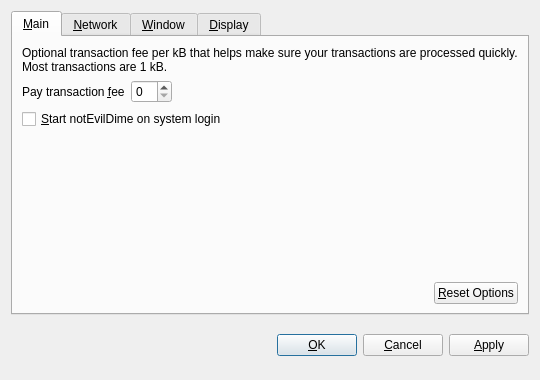
<?xml version="1.0" encoding="UTF-8"?>
<ui version="4.0">
 <class>OptionsDialog</class>
 <widget class="QDialog" name="OptionsDialog">
  <property name="geometry">
   <rect>
    <x>0</x>
    <y>0</y>
    <width>540</width>
    <height>380</height>
   </rect>
  </property>
  <property name="windowTitle">
   <string>Options</string>
  </property>
  <property name="modal">
   <bool>true</bool>
  </property>
  <layout class="QVBoxLayout" name="verticalLayout">
   <item>
    <widget class="QTabWidget" name="tabWidget">
     <property name="tabPosition">
      <enum>QTabWidget::North</enum>
     </property>
     <property name="currentIndex">
      <number>0</number>
     </property>
     <widget class="QWidget" name="tabMain">
      <attribute name="title">
       <string>&amp;Main</string>
      </attribute>
      <layout class="QVBoxLayout" name="verticalLayout_Main">
       <item>
        <widget class="QLabel" name="transactionFeeInfoLabel">
         <property name="text">
          <string>Optional transaction fee per kB that helps make sure your transactions are processed quickly. Most transactions are 1 kB.</string>
         </property>
         <property name="textFormat">
          <enum>Qt::PlainText</enum>
         </property>
         <property name="wordWrap">
          <bool>true</bool>
         </property>
        </widget>
       </item>
       <item>
        <layout class="QHBoxLayout" name="horizontalLayout_1_Main">
         <item>
          <widget class="QLabel" name="transactionFeeLabel">
           <property name="text">
            <string>Pay transaction &amp;fee</string>
           </property>
           <property name="textFormat">
            <enum>Qt::PlainText</enum>
           </property>
           <property name="buddy">
            <cstring>transactionFee</cstring>
           </property>
          </widget>
         </item>
         <item>
          <widget class="BitcoinAmountField" name="transactionFee"/>
         </item>
         <item>
          <spacer name="horizontalSpacer_1_Main">
           <property name="orientation">
            <enum>Qt::Horizontal</enum>
           </property>
           <property name="sizeHint" stdset="0">
            <size>
             <width>40</width>
             <height>20</height>
            </size>
           </property>
          </spacer>
         </item>
        </layout>
       </item>
       <item>
        <widget class="QCheckBox" name="bitcoinAtStartup">
         <property name="toolTip">
          <string>Automatically start notEvilDime after logging in to the system.</string>
         </property>
         <property name="text">
          <string>&amp;Start notEvilDime on system login</string>
         </property>
        </widget>
       </item>
       <item>
        <spacer name="verticalSpacer_Main">
         <property name="orientation">
          <enum>Qt::Vertical</enum>
         </property>
         <property name="sizeHint" stdset="0">
          <size>
           <width>20</width>
           <height>40</height>
          </size>
         </property>
        </spacer>
       </item>
       <item>
        <layout class="QHBoxLayout" name="horizontalLayout_2_Main">
         <item>
          <spacer name="horizontalSpacer_2_Main">
           <property name="orientation">
            <enum>Qt::Horizontal</enum>
           </property>
           <property name="sizeHint" stdset="0">
            <size>
             <width>40</width>
             <height>20</height>
            </size>
           </property>
          </spacer>
         </item>
         <item>
          <widget class="QPushButton" name="resetButton">
           <property name="toolTip">
            <string>Reset all client options to default.</string>
           </property>
           <property name="text">
            <string>&amp;Reset Options</string>
           </property>
           <property name="autoDefault">
            <bool>false</bool>
           </property>
          </widget>
         </item>
        </layout>
       </item>
      </layout>
     </widget>
     <widget class="QWidget" name="tabNetwork">
      <attribute name="title">
       <string>&amp;Network</string>
      </attribute>
      <layout class="QVBoxLayout" name="verticalLayout_Network">
       <item>
        <widget class="QCheckBox" name="mapPortUpnp">
         <property name="toolTip">
          <string>Automatically open the notEvilDime client port on the router. This only works when your router supports UPnP and it is enabled.</string>
         </property>
         <property name="text">
          <string>Map port using &amp;UPnP</string>
         </property>
        </widget>
       </item>
       <item>
        <widget class="QCheckBox" name="connectSocks">
         <property name="toolTip">
          <string>Connect to the notEvilDime network through a SOCKS proxy (e.g. when connecting through Tor).</string>
         </property>
         <property name="text">
          <string>&amp;Connect through SOCKS proxy:</string>
         </property>
        </widget>
       </item>
       <item>
        <layout class="QHBoxLayout" name="horizontalLayout_Network">
         <item>
          <widget class="QLabel" name="proxyIpLabel">
           <property name="text">
            <string>Proxy &amp;IP:</string>
           </property>
           <property name="textFormat">
            <enum>Qt::PlainText</enum>
           </property>
           <property name="buddy">
            <cstring>proxyIp</cstring>
           </property>
          </widget>
         </item>
         <item>
          <widget class="QValidatedLineEdit" name="proxyIp">
           <property name="maximumSize">
            <size>
             <width>140</width>
             <height>16777215</height>
            </size>
           </property>
           <property name="toolTip">
            <string>IP address of the proxy (e.g. 127.0.0.1)</string>
           </property>
          </widget>
         </item>
         <item>
          <widget class="QLabel" name="proxyPortLabel">
           <property name="text">
            <string>&amp;Port:</string>
           </property>
           <property name="textFormat">
            <enum>Qt::PlainText</enum>
           </property>
           <property name="buddy">
            <cstring>proxyPort</cstring>
           </property>
          </widget>
         </item>
         <item>
          <widget class="QLineEdit" name="proxyPort">
           <property name="maximumSize">
            <size>
             <width>55</width>
             <height>16777215</height>
            </size>
           </property>
           <property name="toolTip">
            <string>Port of the proxy (e.g. 9050)</string>
           </property>
          </widget>
         </item>
         <item>
          <widget class="QLabel" name="socksVersionLabel">
           <property name="text">
            <string>SOCKS &amp;Version:</string>
           </property>
           <property name="textFormat">
            <enum>Qt::PlainText</enum>
           </property>
           <property name="buddy">
            <cstring>socksVersion</cstring>
           </property>
          </widget>
         </item>
         <item>
          <widget class="QValueComboBox" name="socksVersion">
           <property name="toolTip">
            <string>SOCKS version of the proxy (e.g. 5)</string>
           </property>
          </widget>
         </item>
         <item>
          <spacer name="horizontalSpacer_Network">
           <property name="orientation">
            <enum>Qt::Horizontal</enum>
           </property>
           <property name="sizeHint" stdset="0">
            <size>
             <width>40</width>
             <height>20</height>
            </size>
           </property>
          </spacer>
         </item>
        </layout>
       </item>
       <item>
        <spacer name="verticalSpacer_Network">
         <property name="orientation">
          <enum>Qt::Vertical</enum>
         </property>
         <property name="sizeHint" stdset="0">
          <size>
           <width>20</width>
           <height>40</height>
          </size>
         </property>
        </spacer>
       </item>
      </layout>
     </widget>
     <widget class="QWidget" name="tabWindow">
      <attribute name="title">
       <string>&amp;Window</string>
      </attribute>
      <layout class="QVBoxLayout" name="verticalLayout_Window">
       <item>
        <widget class="QCheckBox" name="minimizeToTray">
         <property name="toolTip">
          <string>Show only a tray icon after minimizing the window.</string>
         </property>
         <property name="text">
          <string>&amp;Minimize to the tray instead of the taskbar</string>
         </property>
        </widget>
       </item>
       <item>
        <widget class="QCheckBox" name="minimizeOnClose">
         <property name="toolTip">
          <string>Minimize instead of exit the application when the window is closed. When this option is enabled, the application will be closed only after selecting Quit in the menu.</string>
         </property>
         <property name="text">
          <string>M&amp;inimize on close</string>
         </property>
        </widget>
       </item>
       <item>
        <spacer name="verticalSpacer_Window">
         <property name="orientation">
          <enum>Qt::Vertical</enum>
         </property>
         <property name="sizeHint" stdset="0">
          <size>
           <width>20</width>
           <height>40</height>
          </size>
         </property>
        </spacer>
       </item>
      </layout>
     </widget>
     <widget class="QWidget" name="tabDisplay">
      <attribute name="title">
       <string>&amp;Display</string>
      </attribute>
      <layout class="QVBoxLayout" name="verticalLayout_Display">
       <item>
        <layout class="QHBoxLayout" name="horizontalLayout_1_Display">
         <item>
          <widget class="QLabel" name="langLabel">
           <property name="text">
            <string>User Interface &amp;language:</string>
           </property>
           <property name="textFormat">
            <enum>Qt::PlainText</enum>
           </property>
           <property name="buddy">
            <cstring>lang</cstring>
           </property>
          </widget>
         </item>
         <item>
          <widget class="QValueComboBox" name="lang">
           <property name="toolTip">
            <string>The user interface language can be set here. This setting will take effect after restarting notEvilDime.</string>
           </property>
          </widget>
         </item>
        </layout>
       </item>
       <item>
        <layout class="QHBoxLayout" name="horizontalLayout_2_Display">
         <item>
          <widget class="QLabel" name="unitLabel">
           <property name="text">
            <string>&amp;Unit to show amounts in:</string>
           </property>
           <property name="textFormat">
            <enum>Qt::PlainText</enum>
           </property>
           <property name="buddy">
            <cstring>unit</cstring>
           </property>
          </widget>
         </item>
         <item>
          <widget class="QValueComboBox" name="unit">
           <property name="toolTip">
            <string>Choose the default subdivision unit to show in the interface and when sending coins.</string>
           </property>
          </widget>
         </item>
        </layout>
       </item>
       <item>
        <widget class="QCheckBox" name="displayAddresses">
         <property name="toolTip">
          <string>Whether to show notEvilDime addresses in the transaction list or not.</string>
         </property>
         <property name="text">
          <string>&amp;Display addresses in transaction list</string>
         </property>
        </widget>
       </item>
       <item>
        <spacer name="verticalSpacer_Display">
         <property name="orientation">
          <enum>Qt::Vertical</enum>
         </property>
         <property name="sizeHint" stdset="0">
          <size>
           <width>20</width>
           <height>40</height>
          </size>
         </property>
        </spacer>
       </item>
      </layout>
     </widget>
    </widget>
   </item>
   <item>
    <layout class="QHBoxLayout" name="horizontalLayout_Buttons">
     <item>
      <spacer name="horizontalSpacer_1">
       <property name="orientation">
        <enum>Qt::Horizontal</enum>
       </property>
       <property name="sizeHint" stdset="0">
        <size>
         <width>40</width>
         <height>48</height>
        </size>
       </property>
      </spacer>
     </item>
     <item>
      <widget class="QLabel" name="statusLabel">
       <property name="font">
        <font>
         <weight>75</weight>
         <bold>true</bold>
        </font>
       </property>
       <property name="text">
        <string/>
       </property>
       <property name="textFormat">
        <enum>Qt::PlainText</enum>
       </property>
       <property name="wordWrap">
        <bool>true</bool>
       </property>
      </widget>
     </item>
     <item>
      <spacer name="horizontalSpacer_2">
       <property name="orientation">
        <enum>Qt::Horizontal</enum>
       </property>
       <property name="sizeHint" stdset="0">
        <size>
         <width>40</width>
         <height>48</height>
        </size>
       </property>
      </spacer>
     </item>
     <item>
      <widget class="QPushButton" name="okButton">
       <property name="text">
        <string>&amp;OK</string>
       </property>
      </widget>
     </item>
     <item>
      <widget class="QPushButton" name="cancelButton">
       <property name="text">
        <string>&amp;Cancel</string>
       </property>
       <property name="autoDefault">
        <bool>false</bool>
       </property>
      </widget>
     </item>
     <item>
      <widget class="QPushButton" name="applyButton">
       <property name="text">
        <string>&amp;Apply</string>
       </property>
       <property name="autoDefault">
        <bool>false</bool>
       </property>
      </widget>
     </item>
    </layout>
   </item>
  </layout>
 </widget>
 <customwidgets>
  <customwidget>
   <class>BitcoinAmountField</class>
   <extends>QSpinBox</extends>
   <header>bitcoinamountfield.h</header>
  </customwidget>
  <customwidget>
   <class>QValueComboBox</class>
   <extends>QComboBox</extends>
   <header>qvaluecombobox.h</header>
  </customwidget>
  <customwidget>
   <class>QValidatedLineEdit</class>
   <extends>QLineEdit</extends>
   <header>qvalidatedlineedit.h</header>
  </customwidget>
 </customwidgets>
 <resources/>
 <connections/>
</ui>
